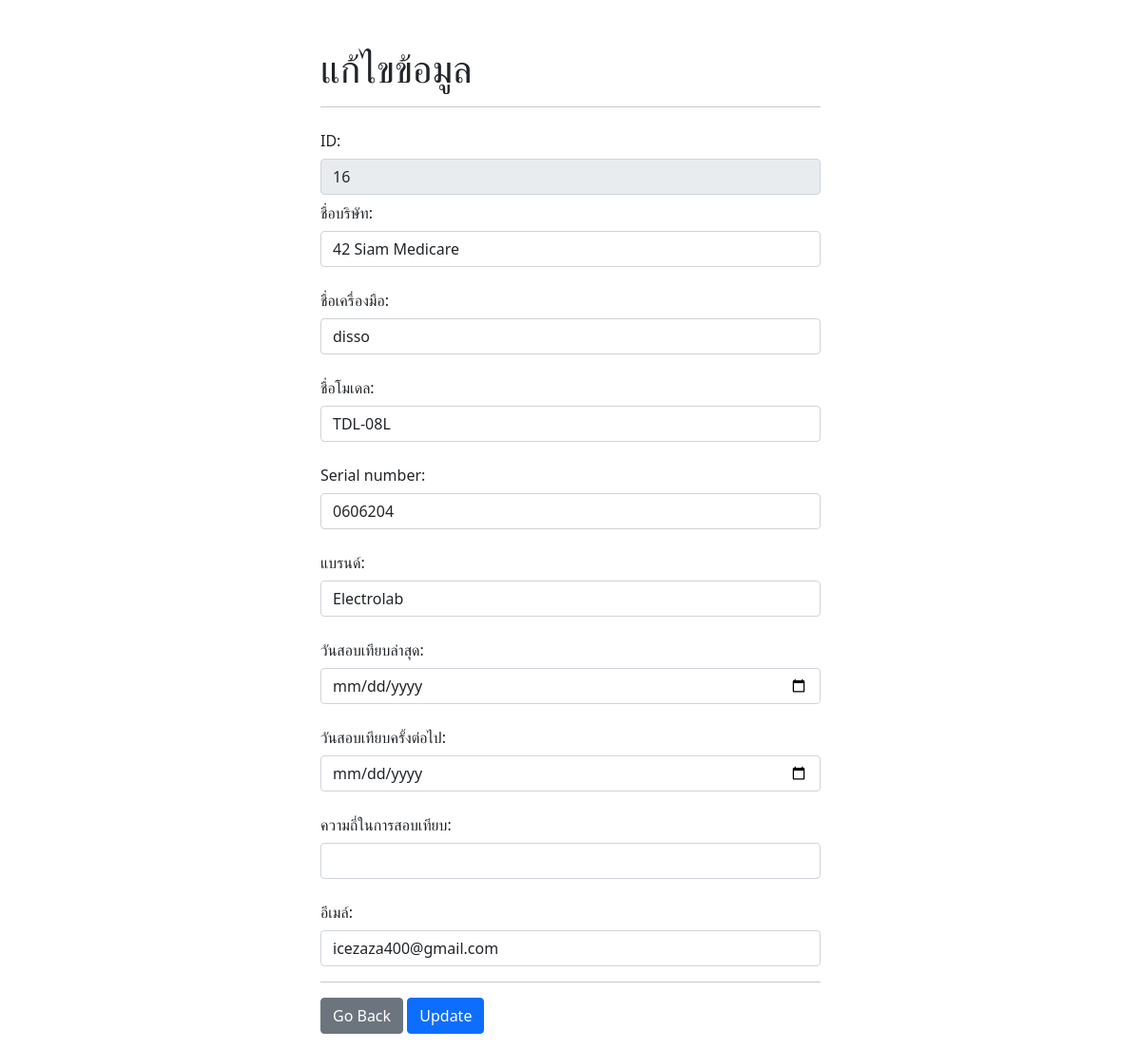
Screenshot of /edit.php?id=16 with the database file from the repository.
### tables this page shows
CREATE TABLE `bbcal1` (
  `id` int(10) NOT NULL,
  `customername` varchar(50) NOT NULL,
  `testmachine` varchar(50) NOT NULL,
  `model` varchar(50) NOT NULL,
  `serialnum` varchar(20) NOT NULL,
  `brand` varchar(50) NOT NULL,
  `calidate` date NOT NULL,
  `nextcal` date NOT NULL,
  `email` varchar(50) NOT NULL,
  `status` varchar(20) NOT NULL,
  `datealert` date NOT NULL
);

### edit.php (the view, shortened to what this page needs)
<?php
    require_once "config/db.php";
?>
<!DOCTYPE html>
<html lang="en">
<head>
    <link href="https://cdn.jsdelivr.net/npm/bootstrap@5.1.3/dist/css/bootstrap.min.css" rel="stylesheet">
</head>
<body>
    <div class="container mt-5">
        <h1>แก้ไขข้อมูล</h1>
        <hr>
        <form action="update.php" method="post" enctype="multipart/form-data">
            <?php
                if (isset($_GET['id'])) {
                        $id = $_GET['id'];
                        $stmt = $conn->query("SELECT * FROM bbcal1 WHERE id = $id");
                        $stmt->execute();
                        $data = $stmt->fetch();
                }
            ?>
                <div class="mb-3">
                    <label for="id" class="col-form-label">ID:</label>
                    <input type="text" readonly value="<?php echo $data['id']; ?>" required class="form-control" name="id" >
                    <label for="customername" class="col-form-label">ชื่อบริษัท:</label>
                    <input type="text" value="<?php echo $data['customername']; ?>" required class="form-control" name="customername" >
                </div>
                <div class="mb-3">
                    <label for="customername" class="col-form-label">ชื่อเครื่องมือ:</label>
                    <input type="text" value="<?php echo $data['testmachine']; ?>" required class="form-control" name="testmachine">
                </div>
                <div class="mb-3">
                    <label for="customername" class="col-form-label">ชื่อโมเดล:</label>
                    <input type="text" value="<?php echo $data['model']; ?>" required class="form-control" name="model">
                </div>
                <div class="mb-3">
                    <label for="customername" class="col-form-label">Serial number:</label>
                    <input type="text" value="<?php echo $data['serialnum']; ?>" required class="form-control" name="serialnum">
                </div>
                <div class="mb-3">
                    <label for="customername" class="col-form-label">แบรนด์:</label>
                    <input type="text" value="<?php echo $data['brand']; ?>" required class="form-control" name="brand">
                </div>
                <div class="mb-3">
                    <label for="customername" class="col-form-label">วันสอบเทียบล่าสุด:</label>
                    <input type="date" value="<?php echo date('d-m-Y', strtotime( $data['calidate'])); ?>" required class="form-control" name="calidate">
                </div>
                <div class="mb-3">
                    <label for="customername" class="col-form-label">วันสอบเทียบครั้งต่อไป:</label>
                    <input type="date" value="<?php echo date('d-m-Y', strtotime( $data['nextcal'])); ?>" required class="form-control" name="nextcal">
                </div>
                <div class="mb-3">
                    <label for="customername" class="col-form-label">ความถี่ในการสอบเทียบ:</label>
                    <input type="text" value="<?php echo $data['califreq']; ?>" required class="form-control" name="califreq">
                </div>
                <div class="mb-3">
                    <label for="customername" class="col-form-label">อีเมล์:</label>
                    <input type="text" value="<?php echo $data['email']; ?>" required class="form-control" name="email">
                </div>
                <hr>
                <a href="index.php" class="btn btn-secondary">Go Back</a>
                <button type="submit" name="update" class="btn btn-primary">Update</button>
            </form>
    </div>
</body>
</html>

### edit.php (style rules this page uses)
.container { max-width: 550px; }

### rows the page displays
bbcal1: id "16", customername "42 Siam Medicare", testmachine "disso", model "TDL-08L", serialnum "0606204", brand "Electrolab", email "icezaza400@gmail.com"
